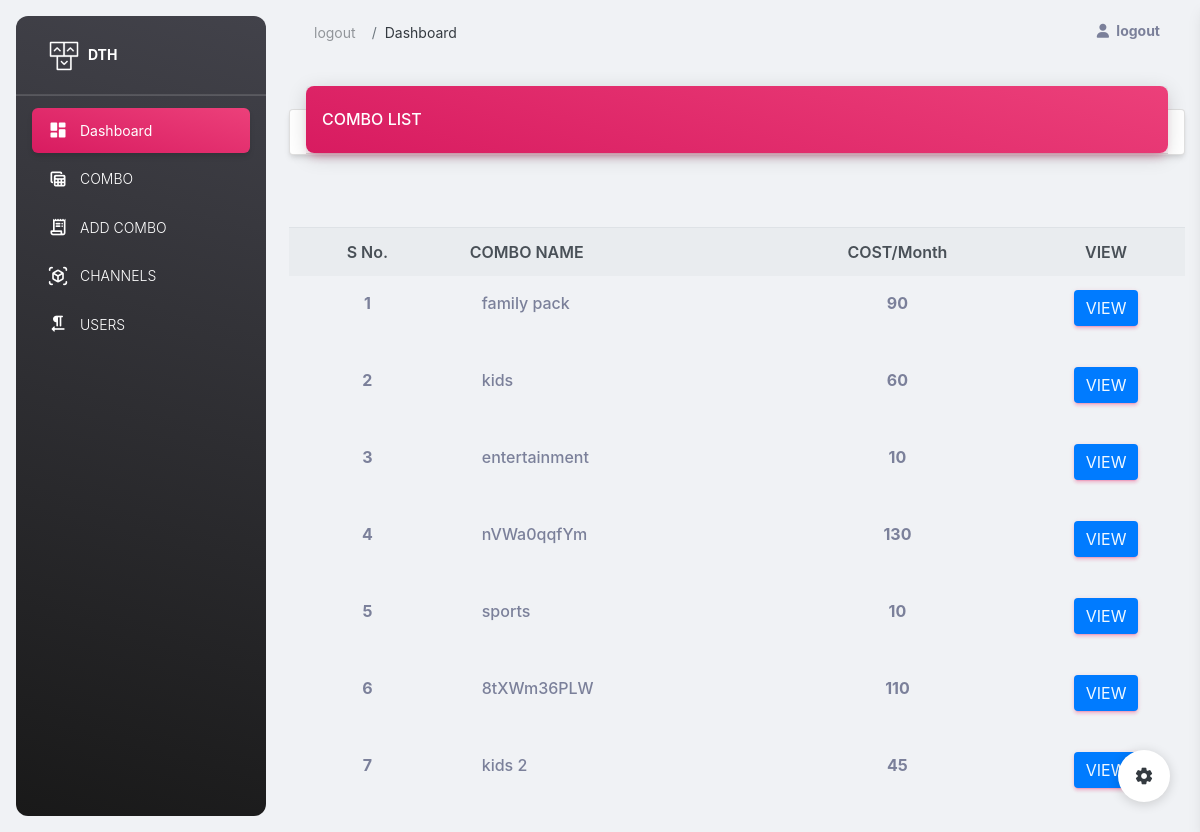
Page /combolist (signed in) on the committed database.
### ddh/models.py (models this page shows, shortened)
class Pack(models.Model):
    packname=models.CharField(max_length=100)
    pack_type=models.CharField(max_length=50)
    price=models.IntegerField()

### ddh/views.py (the view)
# urls.py: path('combolist',views.combolist,name='combolist'),
def combolist(request):
    if 'username' in request.session:
        data=Pack.objects.all()
        context={
            'data':data
        }
        return render (request,'combolist.html',context)
    else:
        context={'error':"login to access !!!"}
        return render (request,'sign-up.html',context)

### ddh/templates/combolist.html (shortened to what this page needs)
{% extends 'index.html' %}
{% load static %}
{% block content %}
<main class="main-content position-relative max-height-vh-100 h-100 border-radius-lg ">
    <div class="container-fluid py-4">
      <div class="row">
        <div class="col-12">
          <div class="card my-4">
            <div class="card-header p-0 position-relative mt-n4 mx-3 z-index-2">
              <div class="bg-gradient-primary shadow-primary border-radius-lg pt-4 pb-3">
                <h6 class="text-white text-capitalize ps-3">COMBO LIST </h6>
              </div>
            </div>
          </div>
        </div>
      </div>
    </div>
  </main>
  <body>
    <div class="container mt-4">
      <div class="row">
        <div class="col">
          <table class="table">
            <thead class="thead-light">
              <tr>
                <th scope="col" class="text-center">S No.</th>
                <th scope="col">COMBO NAME</th>
                <th scope="col" class="text-center">COST/month</th>
                <th scope="col" class="text-center">VIEW</th>
              </tr>
            </thead>
            <tbody>
              {% for i in data %}
              <tr>
                <td class="text-center">
                  <p class="text-l font-weight-bold mb-2">{{ forloop.counter }} </p>
                </td>
                <td>
                  <div class="d-flex px-4 py-1">
                    <div class="d-flex flex-column justify-content-center">
                      <h6 class="mb-0 text-l">{{ i.packname }} </h6>
                    </div>
                  </div>
                </td>
                <td class="text-center">
                  <p class="text-l font-weight-bold mb-0">{{ i.price }} </p>
                </td>
                <td class="text-center">
                 <button class="btn btn-primary"> <a href="{% url 'add_channels' id=i.packname  %}" style="text-decoration:none;color: aliceblue;"  >View</a></button>
                </td>
              </tr>
              {% endfor %}
            </tbody>
          </table>
        </div>
      </div>
    </div>
{% endblock %}

### rows in the picture
Pack: packname "family pack", price "90"
Pack: packname "kids", price "60"
Pack: packname "entertainment", price "10"
Pack: packname "nVWa0qqfYm", price "130"
Pack: packname "sports", price "10"
Pack: packname "8tXWm36PLW", price "110"
Pack: packname "kids 2", price "45"
